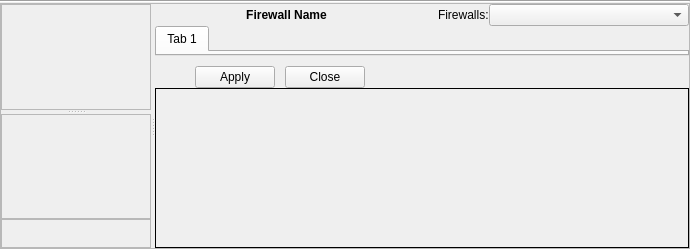
  <widget class="QWidget" name="widget" >
   <layout class="QGridLayout" >
    <property name="leftMargin" >
     <number>0</number>
    </property>
    <property name="topMargin" >
     <number>0</number>
    </property>
    <property name="rightMargin" >
     <number>0</number>
    </property>
    <property name="bottomMargin" >
     <number>0</number>
    </property>
    <property name="horizontalSpacing" >
     <number>0</number>
    </property>
    <property name="verticalSpacing" >
     <number>0</number>
    </property>
    <item row="1" column="0" >
     <widget class="QFrame" name="frame13" >
      <property name="sizePolicy" >
       <sizepolicy vsizetype="Preferred" hsizetype="MinimumExpanding" >
        <horstretch>0</horstretch>
        <verstretch>0</verstretch>
       </sizepolicy>
      </property>
      <property name="frameShape" >
       <enum>QFrame::StyledPanel</enum>
      </property>
      <property name="frameShadow" >
       <enum>QFrame::Sunken</enum>
      </property>
      <layout class="QVBoxLayout" >
       <property name="spacing" >
        <number>0</number>
       </property>
       <property name="leftMargin" >
        <number>0</number>
       </property>
       <property name="topMargin" >
        <number>0</number>
       </property>
       <property name="rightMargin" >
        <number>0</number>
       </property>
       <property name="bottomMargin" >
        <number>0</number>
       </property>
       <item>
        <widget class="QSplitter" name="mainSplitter" >
         <property name="sizePolicy" >
          <sizepolicy vsizetype="Preferred" hsizetype="Preferred" >
           <horstretch>0</horstretch>
           <verstretch>0</verstretch>
          </sizepolicy>
         </property>
         <property name="minimumSize" >
          <size>
           <width>100</width>
           <height>16</height>
          </size>
         </property>
         <property name="frameShadow" >
          <enum>QFrame::Plain</enum>
         </property>
         <property name="lineWidth" >
          <number>0</number>
         </property>
         <property name="orientation" >
          <enum>Qt::Horizontal</enum>
         </property>
         <widget class="QFrame" name="frame16" >
          <property name="minimumSize" >
           <size>
            <width>150</width>
            <height>16</height>
           </size>
          </property>
          <property name="frameShape" >
           <enum>QFrame::NoFrame</enum>
          </property>
          <property name="frameShadow" >
           <enum>QFrame::Plain</enum>
          </property>
          <layout class="QGridLayout" >
           <property name="leftMargin" >
            <number>0</number>
           </property>
           <property name="topMargin" >
            <number>0</number>
           </property>
           <property name="rightMargin" >
            <number>0</number>
           </property>
           <property name="bottomMargin" >
            <number>0</number>
           </property>
           <property name="horizontalSpacing" >
            <number>0</number>
           </property>
           <property name="verticalSpacing" >
            <number>0</number>
           </property>
           <item row="1" column="0" >
            <widget class="QFrame" name="frame21" >
             <property name="frameShape" >
              <enum>QFrame::StyledPanel</enum>
             </property>
             <property name="frameShadow" >
              <enum>QFrame::Raised</enum>
             </property>
             <layout class="QGridLayout" >
              <property name="leftMargin" >
               <number>2</number>
              </property>
              <property name="topMargin" >
               <number>2</number>
              </property>
              <property name="rightMargin" >
               <number>2</number>
              </property>
              <property name="bottomMargin" >
               <number>2</number>
              </property>
              <property name="horizontalSpacing" >
               <number>0</number>
              </property>
              <property name="verticalSpacing" >
               <number>0</number>
              </property>
              <item row="0" column="1" >
               <widget class="QToolButton" name="infoStyleButton" >
                <property name="sizePolicy" >
                 <sizepolicy vsizetype="Fixed" hsizetype="Fixed" >
                  <horstretch>0</horstretch>
                  <verstretch>0</verstretch>
                 </sizepolicy>
                </property>
                <property name="toolTip" >
                 <string>Click here to change amount of information shown about object selected in the tree</string>
                </property>
                <property name="text" >
                 <string/>
                </property>
                <property name="icon" >
                 <iconset resource="MainRes.qrc" >:/Icons/info_25.png</iconset>
                </property>
                <property name="autoRaise" >
                 <bool>true</bool>
                </property>
               </widget>
              </item>
              <item row="0" column="0" >
               <spacer>
                <property name="orientation" >
                 <enum>Qt::Horizontal</enum>
                </property>
                <property name="sizeType" >
                 <enum>QSizePolicy::Fixed</enum>
                </property>
                <property name="sizeHint" >
                 <size>
                  <width>8</width>
                  <height>20</height>
                 </size>
                </property>
               </spacer>
              </item>
              <item row="0" column="2" >
               <spacer>
                <property name="orientation" >
                 <enum>Qt::Horizontal</enum>
                </property>
                <property name="sizeType" >
                 <enum>QSizePolicy::Expanding</enum>
                </property>
                <property name="sizeHint" >
                 <size>
                  <width>40</width>
                  <height>20</height>
                 </size>
                </property>
               </spacer>
              </item>
             </layout>
            </widget>
           </item>
           <item row="0" column="0" >
            <widget class="QSplitter" name="objInfoSplitter" >
             <property name="sizePolicy" >
              <sizepolicy vsizetype="Expanding" hsizetype="Expanding" >
               <horstretch>0</horstretch>
               <verstretch>0</verstretch>
              </sizepolicy>
             </property>
             <property name="minimumSize" >
              <size>
               <width>1</width>
               <height>10</height>
              </size>
             </property>
             <property name="orientation" >
              <enum>Qt::Vertical</enum>
             </property>
             <widget class="QFrame" name="treeFrame" >
              <property name="sizePolicy" >
               <sizepolicy vsizetype="Expanding" hsizetype="Expanding" >
                <horstretch>0</horstretch>
                <verstretch>0</verstretch>
               </sizepolicy>
              </property>
              <property name="frameShape" >
               <enum>QFrame::StyledPanel</enum>
              </property>
              <property name="frameShadow" >
               <enum>QFrame::Raised</enum>
              </property>
             </widget>
             <widget class="QFrame" name="infoFrame" >
              <property name="sizePolicy" >
               <sizepolicy vsizetype="Expanding" hsizetype="Expanding" >
                <horstretch>0</horstretch>
                <verstretch>0</verstretch>
               </sizepolicy>
              </property>
              <property name="frameShape" >
               <enum>QFrame::StyledPanel</enum>
              </property>
              <property name="frameShadow" >
               <enum>QFrame::Raised</enum>
              </property>
             </widget>
            </widget>
           </item>
          </layout>
         </widget>
         <widget class="QFrame" name="rightFrame" >
          <property name="sizePolicy" >
           <sizepolicy vsizetype="Preferred" hsizetype="MinimumExpanding" >
            <horstretch>0</horstretch>
            <verstretch>0</verstretch>
           </sizepolicy>
          </property>
          <property name="minimumSize" >
           <size>
            <width>16</width>
            <height>16</height>
           </size>
          </property>
          <property name="frameShape" >
           <enum>QFrame::NoFrame</enum>
          </property>
          <property name="frameShadow" >
           <enum>QFrame::Plain</enum>
          </property>
          <layout class="QGridLayout" >
           <property name="leftMargin" >
            <number>0</number>
           </property>
           <property name="topMargin" >
            <number>0</number>
           </property>
           <property name="rightMargin" >
            <number>0</number>
           </property>
           <property name="bottomMargin" >
            <number>0</number>
           </property>
           <property name="horizontalSpacing" >
            <number>0</number>
           </property>
           <property name="verticalSpacing" >
            <number>0</number>
           </property>
           <item row="0" column="0" >
            <layout class="QHBoxLayout" >
             <property name="spacing" >
              <number>0</number>
             </property>
             <property name="leftMargin" >
              <number>0</number>
             </property>
             <property name="topMargin" >
              <number>0</number>
             </property>
             <property name="rightMargin" >
              <number>0</number>
             </property>
             <property name="bottomMargin" >
              <number>0</number>
             </property>
             <item>
              <widget class="QLabel" name="firewallName" >
               <property name="sizePolicy" >
                <sizepolicy vsizetype="Preferred" hsizetype="Expanding" >
                 <horstretch>0</horstretch>
                 <verstretch>0</verstretch>
                </sizepolicy>
               </property>
               <property name="font" >
                <font>
                 <weight>75</weight>
                 <bold>true</bold>
                </font>
               </property>
               <property name="text" >
                <string>Firewall Name</string>
               </property>
               <property name="alignment" >
                <set>Qt::AlignCenter</set>
               </property>
               <property name="wordWrap" >
                <bool>false</bool>
               </property>
              </widget>
             </item>
             <item>
              <spacer>
               <property name="orientation" >
                <enum>Qt::Horizontal</enum>
               </property>
               <property name="sizeType" >
                <enum>QSizePolicy::Fixed</enum>
               </property>
               <property name="sizeHint" >
                <size>
                 <width>20</width>
                 <height>20</height>
                </size>
               </property>
              </spacer>
             </item>
             <item>
              <widget class="QLabel" name="textLabel1" >
               <property name="sizePolicy" >
                <sizepolicy vsizetype="Preferred" hsizetype="Minimum" >
                 <horstretch>0</horstretch>
                 <verstretch>0</verstretch>
                </sizepolicy>
               </property>
               <property name="text" >
                <string>Firewalls:</string>
               </property>
               <property name="wordWrap" >
                <bool>false</bool>
               </property>
              </widget>
             </item>
             <item>
              <widget class="QComboBox" name="fwList" >
               <property name="sizePolicy" >
                <sizepolicy vsizetype="Fixed" hsizetype="Fixed" >
                 <horstretch>0</horstretch>
                 <verstretch>0</verstretch>
                </sizepolicy>
               </property>
               <property name="minimumSize" >
                <size>
                 <width>200</width>
                 <height>0</height>
                </size>
               </property>
               <property name="font" >
                <font/>
               </property>
              </widget>
             </item>
            </layout>
           </item>
           <item row="1" column="0" >
            <widget class="QTabWidget" name="ruleSets" >
             <property name="sizePolicy" >
              <sizepolicy vsizetype="Expanding" hsizetype="Preferred" >
               <horstretch>0</horstretch>
               <verstretch>144</verstretch>
              </sizepolicy>
             </property>
             <widget class="QWidget" name="tab" >
              <attribute name="title" >
               <string>Tab 1</string>
              </attribute>
             </widget>
            </widget>
           </item>
           <item row="3" column="0" >
            <widget class="QFrame" name="auxiliaryPanel" >
             <property name="sizePolicy" >
              <sizepolicy vsizetype="Fixed" hsizetype="Preferred" >
               <horstretch>0</horstretch>
               <verstretch>0</verstretch>
              </sizepolicy>
             </property>
             <property name="minimumSize" >
              <size>
               <width>0</width>
               <height>160</height>
              </size>
             </property>
             <property name="maximumSize" >
              <size>
               <width>32767</width>
               <height>160</height>
              </size>
             </property>
             <property name="frameShape" >
              <enum>QFrame::Box</enum>
             </property>
             <property name="frameShadow" >
              <enum>QFrame::Plain</enum>
             </property>
             <layout class="QHBoxLayout" >
              <property name="spacing" >
               <number>0</number>
              </property>
              <property name="leftMargin" >
               <number>11</number>
              </property>
              <property name="topMargin" >
               <number>11</number>
              </property>
              <property name="rightMargin" >
               <number>11</number>
              </property>
              <property name="bottomMargin" >
               <number>11</number>
              </property>
             </layout>
            </widget>
           </item>
           <item row="2" column="0" >
            <widget class="QFrame" name="objectEditorFrame" >
             <property name="sizePolicy" >
              <sizepolicy vsizetype="Minimum" hsizetype="Preferred" >
               <horstretch>0</horstretch>
               <verstretch>0</verstretch>
              </sizepolicy>
             </property>
             <property name="frameShape" >
              <enum>QFrame::NoFrame</enum>
             </property>
             <property name="frameShadow" >
              <enum>QFrame::Plain</enum>
             </property>
             <layout class="QGridLayout" >
              <property name="leftMargin" >
               <number>0</number>
              </property>
              <property name="topMargin" >
               <number>0</number>
              </property>
              <property name="rightMargin" >
               <number>0</number>
              </property>
              <property name="bottomMargin" >
               <number>0</number>
              </property>
              <property name="horizontalSpacing" >
               <number>0</number>
              </property>
              <property name="verticalSpacing" >
               <number>0</number>
              </property>
              <item row="0" column="0" >
               <widget class="QStackedWidget" name="objectEditorStack" >
                <property name="sizePolicy" >
                 <sizepolicy vsizetype="Minimum" hsizetype="Expanding" >
                  <horstretch>0</horstretch>
                  <verstretch>0</verstretch>
                 </sizepolicy>
                </property>
                <property name="minimumSize" >
                 <size>
                  <width>16</width>
                  <height>10</height>
                 </size>
                </property>
                <property name="focusPolicy" >
                 <enum>Qt::StrongFocus</enum>
                </property>
                <property name="frameShape" >
                 <enum>QFrame::NoFrame</enum>
                </property>
                <widget class="QWidget" name="WStackPage" >
                 <property name="sizePolicy" >
                  <sizepolicy vsizetype="Minimum" hsizetype="Preferred" >
                   <horstretch>0</horstretch>
                   <verstretch>0</verstretch>
                  </sizepolicy>
                 </property>
                </widget>
               </widget>
              </item>
              <item row="1" column="0" >
               <layout class="QHBoxLayout" >
                <property name="spacing" >
                 <number>10</number>
                </property>
                <property name="leftMargin" >
                 <number>0</number>
                </property>
                <property name="topMargin" >
                 <number>0</number>
                </property>
                <property name="rightMargin" >
                 <number>0</number>
                </property>
                <property name="bottomMargin" >
                 <number>0</number>
                </property>
                <item>
                 <spacer>
                  <property name="orientation" >
                   <enum>Qt::Horizontal</enum>
                  </property>
                  <property name="sizeType" >
                   <enum>QSizePolicy::Fixed</enum>
                  </property>
                  <property name="sizeHint" >
                   <size>
                    <width>40</width>
                    <height>20</height>
                   </size>
                  </property>
                 </spacer>
                </item>
                <item>
                 <widget class="QPushButton" name="applyObjectEditorButton" >
                  <property name="sizePolicy" >
                   <sizepolicy vsizetype="Fixed" hsizetype="Fixed" >
                    <horstretch>0</horstretch>
                    <verstretch>0</verstretch>
                   </sizepolicy>
                  </property>
                  <property name="minimumSize" >
                   <size>
                    <width>0</width>
                    <height>0</height>
                   </size>
                  </property>
                  <property name="text" >
                   <string>Apply</string>
                  </property>
                 </widget>
                </item>
                <item>
                 <widget class="QPushButton" name="closeObjectEditorButton" >
                  <property name="sizePolicy" >
                   <sizepolicy vsizetype="Fixed" hsizetype="Fixed" >
                    <horstretch>0</horstretch>
                    <verstretch>0</verstretch>
                   </sizepolicy>
                  </property>
                  <property name="text" >
                   <string>Close</string>
                  </property>
                 </widget>
                </item>
                <item>
                 <spacer>
                  <property name="orientation" >
                   <enum>Qt::Horizontal</enum>
                  </property>
                  <property name="sizeType" >
                   <enum>QSizePolicy::MinimumExpanding</enum>
                  </property>
                  <property name="sizeHint" >
                   <size>
                    <width>400</width>
                    <height>20</height>
                   </size>
                  </property>
                 </spacer>
                </item>
               </layout>
              </item>
             </layout>
            </widget>
           </item>
          </layout>
         </widget>
        </widget>
       </item>
      </layout>
     </widget>
    </item>
    <item row="0" column="0" >
     <widget class="Line" name="line4" >
      <property name="frameShape" >
       <enum>QFrame::HLine</enum>
      </property>
      <property name="frameShadow" >
       <enum>QFrame::Sunken</enum>
      </property>
      <property name="lineWidth" >
       <number>1</number>
      </property>
      <property name="orientation" >
       <enum>Qt::Horizontal</enum>
      </property>
     </widget>
    </item>
   </layout>
  </widget>
